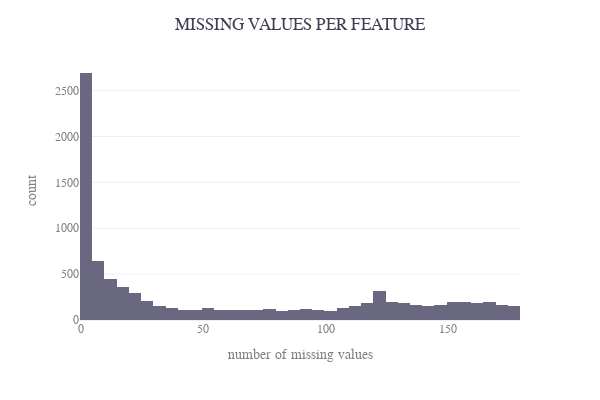

Notebook source saved alongside this figure:
### Markdown cell above
TODO move plot up before imputation

### Code cell
# check the number of missing values per feature in a histogram
n_zeros = imputed.T.apply(lambda x: sum(x<=cutoff_LOD))

fig = px.histogram(n_zeros, template="plotly_white",  
                   width=600, height=400)

fig.update_traces(marker_color="#696880")
fig.update_layout(font={"color":"grey", "size":12, "family":"Sans"},
                  title={"text":"MISSING VALUES PER FEATURE", 'x':0.5, "font_color":"#3E3D53"},
                  xaxis_title="number of missing values", yaxis_title="count", showlegend=False)
fig.write_image(os.path.join(result_dir, "number_of_missing_values_per_feature.svg"))
fig.show()

### Figure 1 — Plotly figure (JSON) as saved in the notebook; plotly's stock layout.template omitted (floating-point values rounded to 4 significant figures; data arrays with more than 128 entries replaced by an {"elided": "..."} marker saying what was removed)
{"data": [{"alignmentgroup": "True", "bingroup": "x", "hovertemplate": "variable=0<br>value=%{x}<br>count=%{y}<extra></extra>", "legendgroup": "0", "marker": {"color": "#696880", "pattern": {"shape": ""}}, "name": "0", "offsetgroup": "0", "orientation": "v", "showlegend": true, "type": "histogram", "x": {"elided": "9092 int values"}, "xaxis": "x", "yaxis": "y"}], "layout": {"barmode": "relative", "font": {"color": "grey", "family": "Sans", "size": 12}, "height": 400, "legend": {"title": {"text": "variable"}, "tracegroupgap": 0}, "margin": {"t": 60}, "showlegend": false, "title": {"font": {"color": "#3E3D53"}, "text": "MISSING VALUES PER FEATURE", "x": 0.5}, "width": 600, "xaxis": {"anchor": "y", "domain": [0, 1], "title": {"text": "number of missing values"}}, "yaxis": {"anchor": "x", "domain": [0, 1], "title": {"text": "count"}}}}
